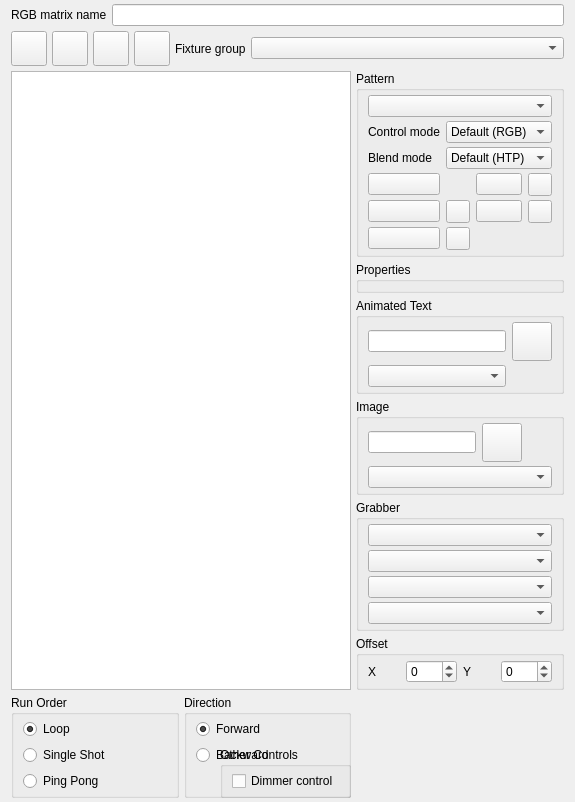
<?xml version="1.0" encoding="UTF-8"?>
<ui version="4.0">
 <author>Massimo Callegari</author>
 <comment>
  Q Light Controller Plus
  rgbmatrixeditor.ui

  Copyright (c) 2015 Massimo Callegari

  Licensed under the Apache License, Version 2.0 (the &quot;License&quot;);
  you may not use this file except in compliance with the License.
  You may obtain a copy of the License at

      http://www.apache.org/licenses/LICENSE-2.0.txt

  Unless required by applicable law or agreed to in writing, software
  distributed under the License is distributed on an &quot;AS IS&quot; BASIS,
  WITHOUT WARRANTIES OR CONDITIONS OF ANY KIND, either express or implied.
  See the License for the specific language governing permissions and
  limitations under the License.
 </comment>
 <class>RGBMatrixEditor</class>
 <widget class="QWidget" name="RGBMatrixEditor">
  <property name="geometry">
   <rect>
    <x>0</x>
    <y>0</y>
    <width>575</width>
    <height>798</height>
   </rect>
  </property>
  <property name="windowTitle">
   <string>RGB Matrix Editor</string>
  </property>
  <layout class="QGridLayout" name="gridLayout">
   <property name="topMargin">
    <number>4</number>
   </property>
   <property name="bottomMargin">
    <number>4</number>
   </property>
   <property name="spacing">
    <number>5</number>
   </property>
   <item row="2" column="0" colspan="4">
    <widget class="QGraphicsView" name="m_preview"/>
   </item>
   <item row="4" column="3">
    <widget class="QGroupBox" name="m_intensityGroup">
     <property name="sizePolicy">
      <sizepolicy hsizetype="Preferred" vsizetype="Maximum">
       <horstretch>0</horstretch>
       <verstretch>0</verstretch>
      </sizepolicy>
     </property>
     <property name="title">
      <string>Other Controls</string>
     </property>
     <layout class="QVBoxLayout" name="verticalLayout_4">
      <property name="topMargin">
       <number>4</number>
      </property>
      <property name="bottomMargin">
       <number>4</number>
      </property>
      <item>
       <widget class="QCheckBox" name="m_dimmerControlCb">
        <property name="toolTip">
         <string>Set the dimmer channel of fixtures to 100%</string>
        </property>
        <property name="text">
         <string>Dimmer control</string>
        </property>
       </widget>
      </item>
     </layout>
    </widget>
   </item>
   <item row="0" column="0" colspan="5">
    <layout class="QHBoxLayout" name="horizontalLayout_2">
     <item>
      <widget class="QLabel" name="m_nameLabel">
       <property name="sizePolicy">
        <sizepolicy hsizetype="Minimum" vsizetype="Preferred">
         <horstretch>0</horstretch>
         <verstretch>0</verstretch>
        </sizepolicy>
       </property>
       <property name="text">
        <string>RGB matrix name</string>
       </property>
      </widget>
     </item>
     <item>
      <widget class="QLineEdit" name="m_nameEdit">
       <property name="sizePolicy">
        <sizepolicy hsizetype="Expanding" vsizetype="Fixed">
         <horstretch>0</horstretch>
         <verstretch>0</verstretch>
        </sizepolicy>
       </property>
       <property name="toolTip">
        <string>The name of this RGB matrix function</string>
       </property>
      </widget>
     </item>
    </layout>
   </item>
   <item row="1" column="0" colspan="5">
    <layout class="QHBoxLayout" name="horizontalLayout_4">
     <item>
      <widget class="QToolButton" name="m_speedDialButton">
       <property name="toolTip">
        <string>Show/Hide speed dial window</string>
       </property>
       <property name="icon">
        <iconset resource="qlcui.qrc">
         <normaloff>:/speed.png</normaloff>:/speed.png</iconset>
       </property>
       <property name="iconSize">
        <size>
         <width>28</width>
         <height>28</height>
        </size>
       </property>
       <property name="checkable">
        <bool>true</bool>
       </property>
      </widget>
     </item>
     <item>
      <widget class="QToolButton" name="m_saveToSequenceButton">
       <property name="toolTip">
        <string>Save this matrix to a sequence</string>
       </property>
       <property name="text">
        <string/>
       </property>
       <property name="icon">
        <iconset resource="qlcui.qrc">
         <normaloff>:/sequence.png</normaloff>:/sequence.png</iconset>
       </property>
       <property name="iconSize">
        <size>
         <width>28</width>
         <height>28</height>
        </size>
       </property>
      </widget>
     </item>
     <item>
      <widget class="QToolButton" name="m_shapeButton">
       <property name="toolTip">
        <string>Toggle between circle and square preview</string>
       </property>
       <property name="icon">
        <iconset resource="qlcui.qrc">
         <normaloff>:/square.png</normaloff>:/square.png</iconset>
       </property>
       <property name="iconSize">
        <size>
         <width>28</width>
         <height>28</height>
        </size>
       </property>
       <property name="checkable">
        <bool>true</bool>
       </property>
      </widget>
     </item>
     <item>
      <widget class="QToolButton" name="m_testButton">
       <property name="toolTip">
        <string>See what the RGB Matrix does when it is run</string>
       </property>
       <property name="icon">
        <iconset resource="qlcui.qrc">
         <normaloff>:/player_play.png</normaloff>:/player_play.png</iconset>
       </property>
       <property name="iconSize">
        <size>
         <width>28</width>
         <height>28</height>
        </size>
       </property>
       <property name="checkable">
        <bool>true</bool>
       </property>
      </widget>
     </item>
     <item>
      <widget class="QLabel" name="m_fixtureGroupLabel">
       <property name="sizePolicy">
        <sizepolicy hsizetype="Minimum" vsizetype="Preferred">
         <horstretch>0</horstretch>
         <verstretch>0</verstretch>
        </sizepolicy>
       </property>
       <property name="text">
        <string>Fixture group</string>
       </property>
      </widget>
     </item>
     <item>
      <widget class="QComboBox" name="m_fixtureGroupCombo">
       <property name="sizePolicy">
        <sizepolicy hsizetype="Expanding" vsizetype="Fixed">
         <horstretch>0</horstretch>
         <verstretch>0</verstretch>
        </sizepolicy>
       </property>
       <property name="toolTip">
        <string>The fixture group to use as the pixel matrix</string>
       </property>
      </widget>
     </item>
    </layout>
   </item>
   <item row="3" column="0" rowspan="2" colspan="4">
    <layout class="QGridLayout" name="gridLayout_6">
     <item row="0" column="0">
      <widget class="QGroupBox" name="m_runOrderGroup">
       <property name="sizePolicy">
        <sizepolicy hsizetype="Preferred" vsizetype="Maximum">
         <horstretch>0</horstretch>
         <verstretch>0</verstretch>
        </sizepolicy>
       </property>
       <property name="title">
        <string>Run Order</string>
       </property>
       <layout class="QVBoxLayout" name="verticalLayout_2">
        <property name="topMargin">
         <number>4</number>
        </property>
        <property name="bottomMargin">
         <number>4</number>
        </property>
        <item>
         <widget class="QRadioButton" name="m_loop">
          <property name="toolTip">
           <string>Run through over and over again</string>
          </property>
          <property name="text">
           <string>Loop</string>
          </property>
          <property name="checked">
           <bool>true</bool>
          </property>
         </widget>
        </item>
        <item>
         <widget class="QRadioButton" name="m_singleShot">
          <property name="toolTip">
           <string>Run through once and stop</string>
          </property>
          <property name="text">
           <string>Single Shot</string>
          </property>
         </widget>
        </item>
        <item>
         <widget class="QRadioButton" name="m_pingPong">
          <property name="toolTip">
           <string>First run forwards, then backwards, again forwards, etc.</string>
          </property>
          <property name="text">
           <string>Ping Pong</string>
          </property>
         </widget>
        </item>
       </layout>
      </widget>
     </item>
     <item row="0" column="1">
      <widget class="QGroupBox" name="m_directionGroup">
       <property name="sizePolicy">
        <sizepolicy hsizetype="Preferred" vsizetype="Maximum">
         <horstretch>0</horstretch>
         <verstretch>0</verstretch>
        </sizepolicy>
       </property>
       <property name="title">
        <string>Direction</string>
       </property>
       <layout class="QVBoxLayout" name="verticalLayout_3">
        <property name="topMargin">
         <number>4</number>
        </property>
        <property name="bottomMargin">
         <number>4</number>
        </property>
        <item>
         <widget class="QRadioButton" name="m_forward">
          <property name="toolTip">
           <string>Start from the first step</string>
          </property>
          <property name="text">
           <string>Forward</string>
          </property>
          <property name="checked">
           <bool>true</bool>
          </property>
         </widget>
        </item>
        <item>
         <widget class="QRadioButton" name="m_backward">
          <property name="toolTip">
           <string>Start from the last step</string>
          </property>
          <property name="text">
           <string>Backward</string>
          </property>
         </widget>
        </item>
        <item>
         <spacer name="verticalSpacer_2">
          <property name="orientation">
           <enum>Qt::Vertical</enum>
          </property>
          <property name="sizeType">
           <enum>QSizePolicy::Maximum</enum>
          </property>
          <property name="sizeHint" stdset="0">
           <size>
            <width>20</width>
            <height>35</height>
           </size>
          </property>
         </spacer>
        </item>
       </layout>
      </widget>
     </item>
    </layout>
   </item>
   <item row="2" column="4">
    <layout class="QVBoxLayout" name="verticalLayout_5">
     <item>
      <widget class="QGroupBox" name="m_patternGroup">
       <property name="sizePolicy">
        <sizepolicy hsizetype="Preferred" vsizetype="Maximum">
         <horstretch>0</horstretch>
         <verstretch>0</verstretch>
        </sizepolicy>
       </property>
       <property name="title">
        <string>Pattern</string>
       </property>
       <layout class="QGridLayout" name="gridLayout_4">
        <property name="topMargin">
         <number>4</number>
        </property>
        <property name="bottomMargin">
         <number>4</number>
        </property>
        <property name="verticalSpacing">
         <number>4</number>
        </property>
        <item row="6" column="0" colspan="2">
         <widget class="QPushButton" name="m_mtxColor3Button">
          <property name="toolTip">
           <string>Matrix color 3</string>
          </property>
          <property name="iconSize">
           <size>
            <width>50</width>
            <height>26</height>
           </size>
          </property>
         </widget>
        </item>
        <item row="5" column="0" colspan="2">
         <widget class="QPushButton" name="m_mtxColor1Button">
          <property name="toolTip">
           <string>Matrix color 1</string>
          </property>
          <property name="iconSize">
           <size>
            <width>50</width>
            <height>26</height>
           </size>
          </property>
         </widget>
        </item>
        <item row="3" column="2" colspan="4">
         <widget class="QComboBox" name="m_blendModeCombo">
          <item>
           <property name="text">
            <string>Default (HTP)</string>
           </property>
          </item>
          <item>
           <property name="text">
            <string>Mask</string>
           </property>
          </item>
          <item>
           <property name="text">
            <string>Additive</string>
           </property>
          </item>
          <item>
           <property name="text">
            <string>Subtractive</string>
           </property>
          </item>
         </widget>
        </item>
        <item row="2" column="0" colspan="2">
         <widget class="QLabel" name="m_colorModeLabel">
          <property name="text">
           <string>Control mode</string>
          </property>
         </widget>
        </item>
        <item row="7" column="0" colspan="2">
         <widget class="QPushButton" name="m_mtxColor5Button">
          <property name="toolTip">
           <string>Matrix color 5</string>
          </property>
          <property name="iconSize">
           <size>
            <width>50</width>
            <height>26</height>
           </size>
          </property>
         </widget>
        </item>
        <item row="5" column="5">
         <widget class="QToolButton" name="m_resetMtxColor2Button">
          <property name="toolTip">
           <string>Reset color 2</string>
          </property>
          <property name="icon">
           <iconset resource="qlcui.qrc">
            <normaloff>:/fileclose.png</normaloff>:/fileclose.png</iconset>
          </property>
         </widget>
        </item>
        <item row="3" column="0" colspan="2">
         <widget class="QLabel" name="m_blendModeLabel">
          <property name="text">
           <string>Blend mode</string>
          </property>
         </widget>
        </item>
        <item row="6" column="2">
         <widget class="QToolButton" name="m_resetMtxColor3Button">
          <property name="toolTip">
           <string>Reset color 3</string>
          </property>
          <property name="icon">
           <iconset resource="qlcui.qrc">
            <normaloff>:/fileclose.png</normaloff>:/fileclose.png</iconset>
          </property>
         </widget>
        </item>
        <item row="2" column="2" colspan="4">
         <widget class="QComboBox" name="m_controlModeCombo">
          <item>
           <property name="text">
            <string>Default (RGB)</string>
           </property>
          </item>
          <item>
           <property name="text">
            <string>White</string>
           </property>
          </item>
          <item>
           <property name="text">
            <string>Amber</string>
           </property>
          </item>
          <item>
           <property name="text">
            <string>UV</string>
           </property>
          </item>
          <item>
           <property name="text">
            <string>Dimmer</string>
           </property>
          </item>
          <item>
           <property name="text">
            <string>Shutter</string>
           </property>
          </item>
         </widget>
        </item>
        <item row="0" column="0" colspan="6">
         <widget class="QComboBox" name="m_patternCombo">
          <property name="toolTip">
           <string>The RGB matrix pattern</string>
          </property>
         </widget>
        </item>
        <item row="5" column="3" colspan="2">
         <widget class="QPushButton" name="m_mtxColor2Button">
          <property name="toolTip">
           <string>Matrix color 2</string>
          </property>
          <property name="text">
           <string/>
          </property>
          <property name="iconSize">
           <size>
            <width>50</width>
            <height>26</height>
           </size>
          </property>
         </widget>
        </item>
        <item row="6" column="3" colspan="2">
         <widget class="QPushButton" name="m_mtxColor4Button">
          <property name="toolTip">
           <string>Matrix color 4</string>
          </property>
          <property name="text">
           <string/>
          </property>
          <property name="iconSize">
           <size>
            <width>50</width>
            <height>26</height>
           </size>
          </property>
         </widget>
        </item>
        <item row="6" column="5">
         <widget class="QToolButton" name="m_resetMtxColor4Button">
          <property name="toolTip">
           <string>Reset color 4</string>
          </property>
          <property name="icon">
           <iconset resource="qlcui.qrc">
            <normaloff>:/fileclose.png</normaloff>:/fileclose.png</iconset>
          </property>
         </widget>
        </item>
        <item row="7" column="2">
         <widget class="QToolButton" name="m_resetMtxColor5Button">
          <property name="toolTip">
           <string>Reset color 5</string>
          </property>
          <property name="icon">
           <iconset resource="qlcui.qrc">
            <normaloff>:/fileclose.png</normaloff>:/fileclose.png</iconset>
          </property>
         </widget>
        </item>
       </layout>
      </widget>
     </item>
     <item>
      <widget class="QGroupBox" name="m_propertiesGroup">
       <property name="title">
        <string>Properties</string>
       </property>
       <layout class="QGridLayout" name="gridLayout_5">
        <property name="topMargin">
         <number>4</number>
        </property>
        <property name="bottomMargin">
         <number>4</number>
        </property>
        <property name="verticalSpacing">
         <number>4</number>
        </property>
        <item row="0" column="0">
         <layout class="QGridLayout" name="m_propertiesLayout"/>
        </item>
       </layout>
      </widget>
     </item>
     <item>
      <widget class="QGroupBox" name="m_textGroup">
       <property name="title">
        <string>Animated Text</string>
       </property>
       <layout class="QGridLayout" name="gridLayout_3">
        <property name="topMargin">
         <number>4</number>
        </property>
        <property name="bottomMargin">
         <number>4</number>
        </property>
        <property name="verticalSpacing">
         <number>4</number>
        </property>
        <item row="0" column="0">
         <widget class="QLineEdit" name="m_textEdit">
          <property name="sizePolicy">
           <sizepolicy hsizetype="Minimum" vsizetype="Fixed">
            <horstretch>0</horstretch>
            <verstretch>0</verstretch>
           </sizepolicy>
          </property>
          <property name="toolTip">
           <string>Text to display</string>
          </property>
         </widget>
        </item>
        <item row="0" column="1">
         <widget class="QToolButton" name="m_fontButton">
          <property name="toolTip">
           <string>Choose the font</string>
          </property>
          <property name="text">
           <string notr="true"/>
          </property>
          <property name="icon">
           <iconset resource="qlcui.qrc">
            <normaloff>:/fonts.png</normaloff>:/fonts.png</iconset>
          </property>
          <property name="iconSize">
           <size>
            <width>32</width>
            <height>32</height>
           </size>
          </property>
         </widget>
        </item>
        <item row="1" column="0">
         <widget class="QComboBox" name="m_animationCombo">
          <property name="toolTip">
           <string>Animation style</string>
          </property>
         </widget>
        </item>
       </layout>
      </widget>
     </item>
     <item>
      <widget class="QGroupBox" name="m_imageGroup">
       <property name="title">
        <string>Image</string>
       </property>
       <layout class="QGridLayout" name="gridLayout_2">
        <property name="topMargin">
         <number>4</number>
        </property>
        <property name="bottomMargin">
         <number>4</number>
        </property>
        <property name="verticalSpacing">
         <number>4</number>
        </property>
        <item row="0" column="0">
         <widget class="QLineEdit" name="m_imageEdit">
          <property name="sizePolicy">
           <sizepolicy hsizetype="Minimum" vsizetype="Fixed">
            <horstretch>0</horstretch>
            <verstretch>0</verstretch>
           </sizepolicy>
          </property>
         </widget>
        </item>
        <item row="0" column="1">
         <widget class="QToolButton" name="m_imageButton">
          <property name="text">
           <string notr="true"/>
          </property>
          <property name="icon">
           <iconset resource="qlcui.qrc">
            <normaloff>:/image.png</normaloff>:/image.png</iconset>
          </property>
          <property name="iconSize">
           <size>
            <width>32</width>
            <height>32</height>
           </size>
          </property>
         </widget>
        </item>
        <item row="1" column="0" colspan="3">
         <widget class="QComboBox" name="m_imageAnimationCombo"/>
        </item>
       </layout>
      </widget>
     </item>
     <item>
      <widget class="QGroupBox" name="m_grabberGroup">
       <property name="title">
        <string>Grabber</string>
       </property>
       <layout class="QGridLayout" name="gridLayout_1">
        <property name="topMargin">
         <number>4</number>
        </property>
        <property name="bottomMargin">
         <number>4</number>
        </property>
        <property name="verticalSpacing">
         <number>4</number>
        </property>
        <item row="1" column="0">
         <widget class="QComboBox" name="m_grabberSourceCombo"/>
        </item>
        <item row="2" column="0">
         <widget class="QComboBox" name="m_grabberTurningCombo"/>
        </item>
        <item row="3" column="0">
         <widget class="QComboBox" name="m_grabberFlippingCombo"/>
        </item>
        <item row="4" column="0">
         <widget class="QComboBox" name="m_grabberScalingCombo"/>
        </item>
       </layout>
      </widget>
     </item>
     <item>
      <widget class="QGroupBox" name="m_offsetGroup">
       <property name="title">
        <string>Offset</string>
       </property>
       <layout class="QHBoxLayout" name="horizontalLayout">
        <property name="topMargin">
         <number>4</number>
        </property>
        <property name="bottomMargin">
         <number>4</number>
        </property>
        <item>
         <widget class="QLabel" name="m_xOffsetLabel">
          <property name="text">
           <string>X</string>
          </property>
         </widget>
        </item>
        <item>
         <widget class="QSpinBox" name="m_xOffsetSpin">
          <property name="toolTip">
           <string>Shift the pattern X pixels horizontally</string>
          </property>
          <property name="minimum">
           <number>-255</number>
          </property>
          <property name="maximum">
           <number>255</number>
          </property>
         </widget>
        </item>
        <item>
         <widget class="QLabel" name="m_yOffsetLabel">
          <property name="text">
           <string>Y</string>
          </property>
         </widget>
        </item>
        <item>
         <widget class="QSpinBox" name="m_yOffsetSpin">
          <property name="toolTip">
           <string>Shift the pattern Y pixels vertically</string>
          </property>
          <property name="minimum">
           <number>-255</number>
          </property>
          <property name="maximum">
           <number>255</number>
          </property>
         </widget>
        </item>
       </layout>
      </widget>
     </item>
     <item>
      <spacer name="verticalSpacer_4">
       <property name="orientation">
        <enum>Qt::Vertical</enum>
       </property>
       <property name="sizeType">
        <enum>QSizePolicy::Expanding</enum>
       </property>
       <property name="sizeHint" stdset="0">
        <size>
         <width>20</width>
         <height>40</height>
        </size>
       </property>
      </spacer>
     </item>
    </layout>
   </item>
  </layout>
 </widget>
 <resources>
  <include location="qlcui.qrc"/>
 </resources>
 <connections/>
</ui>
